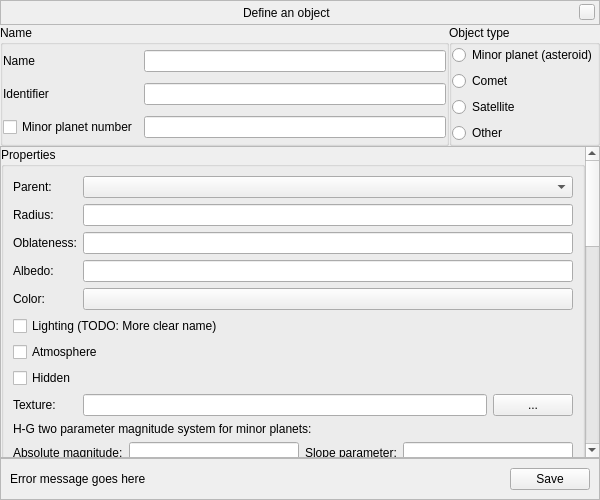
<?xml version="1.0" encoding="UTF-8"?>
<ui version="4.0">
 <class>manualImportWindow</class>
 <widget class="QWidget" name="manualImportWindow">
  <property name="geometry">
   <rect>
    <x>0</x>
    <y>0</y>
    <width>600</width>
    <height>500</height>
   </rect>
  </property>
  <layout class="QGridLayout" name="gridLayoutWindow">
   <property name="margin">
    <number>0</number>
   </property>
   <property name="spacing">
    <number>0</number>
   </property>
   <item row="0" column="0" colspan="2">
    <widget class="BarFrame" name="LocationBar">
     <property name="sizePolicy">
      <sizepolicy hsizetype="Expanding" vsizetype="Minimum">
       <horstretch>0</horstretch>
       <verstretch>0</verstretch>
      </sizepolicy>
     </property>
     <property name="minimumSize">
      <size>
       <width>0</width>
       <height>25</height>
      </size>
     </property>
     <property name="maximumSize">
      <size>
       <width>16777215</width>
       <height>30</height>
      </size>
     </property>
     <property name="focusPolicy">
      <enum>Qt::NoFocus</enum>
     </property>
     <property name="autoFillBackground">
      <bool>false</bool>
     </property>
     <property name="frameShape">
      <enum>QFrame::StyledPanel</enum>
     </property>
     <layout class="QHBoxLayout" name="_2">
      <property name="spacing">
       <number>6</number>
      </property>
      <property name="leftMargin">
       <number>0</number>
      </property>
      <property name="topMargin">
       <number>0</number>
      </property>
      <property name="rightMargin">
       <number>4</number>
      </property>
      <property name="bottomMargin">
       <number>0</number>
      </property>
      <item>
       <spacer name="leftSpacer">
        <property name="orientation">
         <enum>Qt::Horizontal</enum>
        </property>
        <property name="sizeHint" stdset="0">
         <size>
          <width>40</width>
          <height>20</height>
         </size>
        </property>
       </spacer>
      </item>
      <item>
       <widget class="QLabel" name="stelWindowTitle">
        <property name="text">
         <string notr="true" extracomment="The title of the window will be set during runtime">Define an object</string>
        </property>
       </widget>
      </item>
      <item>
       <spacer name="rightSpacer">
        <property name="orientation">
         <enum>Qt::Horizontal</enum>
        </property>
        <property name="sizeHint" stdset="0">
         <size>
          <width>40</width>
          <height>20</height>
         </size>
        </property>
       </spacer>
      </item>
      <item>
       <widget class="QPushButton" name="closeStelWindow">
        <property name="minimumSize">
         <size>
          <width>16</width>
          <height>16</height>
         </size>
        </property>
        <property name="maximumSize">
         <size>
          <width>16</width>
          <height>16</height>
         </size>
        </property>
        <property name="focusPolicy">
         <enum>Qt::NoFocus</enum>
        </property>
        <property name="text">
         <string/>
        </property>
       </widget>
      </item>
     </layout>
    </widget>
   </item>
   <item row="3" column="0" colspan="2">
    <widget class="QFrame" name="frameButton">
     <property name="frameShape">
      <enum>QFrame::StyledPanel</enum>
     </property>
     <property name="frameShadow">
      <enum>QFrame::Raised</enum>
     </property>
     <layout class="QHBoxLayout" name="horizontalLayout">
      <item>
       <widget class="QLabel" name="labelErrorMessage">
        <property name="sizePolicy">
         <sizepolicy hsizetype="Expanding" vsizetype="Preferred">
          <horstretch>0</horstretch>
          <verstretch>0</verstretch>
         </sizepolicy>
        </property>
        <property name="text">
         <string>Error message goes here</string>
        </property>
       </widget>
      </item>
      <item>
       <widget class="QPushButton" name="pushButton">
        <property name="text">
         <string>Save</string>
        </property>
       </widget>
      </item>
     </layout>
    </widget>
   </item>
   <item row="1" column="1">
    <widget class="QGroupBox" name="groupBoxObjectType">
     <property name="title">
      <string>Object type</string>
     </property>
     <property name="alignment">
      <set>Qt::AlignLeading|Qt::AlignLeft|Qt::AlignTop</set>
     </property>
     <layout class="QVBoxLayout" name="verticalLayoutObjectType">
      <property name="margin">
       <number>0</number>
      </property>
      <item>
       <widget class="QRadioButton" name="radioButtonMinorPlanet">
        <property name="text">
         <string>Minor planet (asteroid)</string>
        </property>
       </widget>
      </item>
      <item>
       <widget class="QRadioButton" name="radioButtonComet">
        <property name="text">
         <string>Comet</string>
        </property>
       </widget>
      </item>
      <item>
       <widget class="QRadioButton" name="radioButtonSatellite">
        <property name="text">
         <string>Satellite</string>
        </property>
       </widget>
      </item>
      <item>
       <widget class="QRadioButton" name="radioButton">
        <property name="text">
         <string>Other</string>
        </property>
       </widget>
      </item>
     </layout>
    </widget>
   </item>
   <item row="1" column="0">
    <widget class="QGroupBox" name="groupBoxName">
     <property name="title">
      <string>Name</string>
     </property>
     <property name="alignment">
      <set>Qt::AlignLeading|Qt::AlignLeft|Qt::AlignTop</set>
     </property>
     <layout class="QGridLayout" name="gridLayoutName">
      <property name="margin">
       <number>0</number>
      </property>
      <item row="0" column="0">
       <widget class="QLabel" name="labelName">
        <property name="text">
         <string>Name</string>
        </property>
       </widget>
      </item>
      <item row="0" column="1">
       <widget class="QLineEdit" name="lineEditName"/>
      </item>
      <item row="1" column="0">
       <widget class="QLabel" name="labelIdentifier">
        <property name="text">
         <string>Identifier</string>
        </property>
       </widget>
      </item>
      <item row="1" column="1">
       <widget class="QLineEdit" name="lineEditIdentifier"/>
      </item>
      <item row="2" column="0">
       <widget class="QCheckBox" name="checkBoxMinorPlanetNumber">
        <property name="text">
         <string>Minor planet number</string>
        </property>
       </widget>
      </item>
      <item row="2" column="1">
       <widget class="QLineEdit" name="lineEditMinorPlanetNumber"/>
      </item>
     </layout>
    </widget>
   </item>
   <item row="2" column="0" colspan="2">
    <widget class="QScrollArea" name="scrollArea">
     <property name="widgetResizable">
      <bool>true</bool>
     </property>
     <property name="alignment">
      <set>Qt::AlignLeading|Qt::AlignLeft|Qt::AlignTop</set>
     </property>
     <widget class="QWidget" name="scrollAreaWidgetContents">
      <property name="geometry">
       <rect>
        <x>0</x>
        <y>0</y>
        <width>582</width>
        <height>1147</height>
       </rect>
      </property>
      <layout class="QVBoxLayout" name="verticalLayoutScroll">
       <property name="margin">
        <number>0</number>
       </property>
       <item>
        <widget class="QGroupBox" name="groupBoxProperties">
         <property name="title">
          <string>Properties</string>
         </property>
         <layout class="QGridLayout" name="gridLayout_4">
          <item row="0" column="0">
           <widget class="QLabel" name="labelParent">
            <property name="text">
             <string>Parent:</string>
            </property>
           </widget>
          </item>
          <item row="0" column="1" colspan="2">
           <widget class="QComboBox" name="comboBoxParent"/>
          </item>
          <item row="1" column="0">
           <widget class="QLabel" name="labelRadius">
            <property name="text">
             <string>Radius:</string>
            </property>
           </widget>
          </item>
          <item row="1" column="1" colspan="2">
           <widget class="QLineEdit" name="lineEditRadius"/>
          </item>
          <item row="2" column="0">
           <widget class="QLabel" name="labelOblateness">
            <property name="text">
             <string>Oblateness:</string>
            </property>
           </widget>
          </item>
          <item row="2" column="1" colspan="2">
           <widget class="QLineEdit" name="lineEditOblateness"/>
          </item>
          <item row="3" column="0">
           <widget class="QLabel" name="labelAlbedo">
            <property name="text">
             <string>Albedo:</string>
            </property>
           </widget>
          </item>
          <item row="3" column="1" colspan="2">
           <widget class="QLineEdit" name="lineEditAlbedo"/>
          </item>
          <item row="4" column="0">
           <widget class="QLabel" name="labelColor">
            <property name="text">
             <string>Color:</string>
            </property>
           </widget>
          </item>
          <item row="4" column="1" colspan="2">
           <widget class="QPushButton" name="pushButtonSelectColor"/>
          </item>
          <item row="5" column="0" colspan="3">
           <widget class="QCheckBox" name="checkBoxLighting">
            <property name="text">
             <string>Lighting (TODO: More clear name)</string>
            </property>
           </widget>
          </item>
          <item row="6" column="0" colspan="3">
           <widget class="QCheckBox" name="checkBoxAtmosphere">
            <property name="text">
             <string>Atmosphere</string>
            </property>
           </widget>
          </item>
          <item row="7" column="0" colspan="3">
           <widget class="QCheckBox" name="checkBoxHidden">
            <property name="text">
             <string>Hidden</string>
            </property>
           </widget>
          </item>
          <item row="8" column="0">
           <widget class="QLabel" name="labelTexture">
            <property name="text">
             <string>Texture:</string>
            </property>
           </widget>
          </item>
          <item row="8" column="1">
           <widget class="QLineEdit" name="lineEditTexture"/>
          </item>
          <item row="8" column="2">
           <widget class="QPushButton" name="pushButtonBrowseTexture">
            <property name="text">
             <string>...</string>
            </property>
           </widget>
          </item>
          <item row="9" column="0" colspan="3">
           <widget class="QFrame" name="frameMagnitude">
            <layout class="QGridLayout" name="gridLayoutMagnitude">
             <property name="margin">
              <number>0</number>
             </property>
             <item row="1" column="0">
              <widget class="QLabel" name="labelAbsoluteMagnitude">
               <property name="text">
                <string>Absolute magnitude:</string>
               </property>
              </widget>
             </item>
             <item row="1" column="1">
              <widget class="QLineEdit" name="lineEditAbsoluteMagnitude"/>
             </item>
             <item row="1" column="2">
              <widget class="QLabel" name="labelSlopeParameter">
               <property name="text">
                <string>Slope parameter:</string>
               </property>
              </widget>
             </item>
             <item row="1" column="3">
              <widget class="QLineEdit" name="lineEditSlopeParameter"/>
             </item>
             <item row="2" column="0" colspan="4">
              <widget class="QPushButton" name="pushButtonCalculateRadius">
               <property name="text">
                <string>Calculate the object's radius from the absolute magnitude and the current albedo</string>
               </property>
              </widget>
             </item>
             <item row="0" column="0" colspan="4">
              <widget class="QLabel" name="labelMagnitudeSystem">
               <property name="text">
                <string>H-G two parameter magnitude system for minor planets:</string>
               </property>
              </widget>
             </item>
            </layout>
           </widget>
          </item>
         </layout>
        </widget>
       </item>
       <item>
        <widget class="QGroupBox" name="groupBoxOrbitalElements">
         <property name="title">
          <string>Orbital elements</string>
         </property>
         <layout class="QGridLayout" name="gridLayoutOrbitalElements">
          <property name="margin">
           <number>0</number>
          </property>
          <item row="0" column="0" colspan="2">
           <widget class="QLabel" name="labelOrbitType">
            <property name="text">
             <string>Orbital function type:</string>
            </property>
           </widget>
          </item>
          <item row="1" column="0" colspan="2">
           <widget class="QRadioButton" name="radioButtonCometaryOrbit">
            <property name="text">
             <string>Cometary orbit</string>
            </property>
           </widget>
          </item>
          <item row="2" column="0" colspan="2">
           <widget class="QRadioButton" name="radioButtonEllipticOrbit">
            <property name="text">
             <string>Elliptic orbit</string>
            </property>
           </widget>
          </item>
          <item row="4" column="0">
           <widget class="QLabel" name="labelEccentricity">
            <property name="text">
             <string>Eccentricity (%1):</string>
            </property>
           </widget>
          </item>
          <item row="4" column="1">
           <widget class="QLineEdit" name="lineEditEccentricity">
            <property name="text">
             <string>0</string>
            </property>
           </widget>
          </item>
          <item row="5" column="0">
           <widget class="QLabel" name="labelInclination">
            <property name="text">
             <string>Inclination (degrees):</string>
            </property>
           </widget>
          </item>
          <item row="5" column="1">
           <widget class="QLineEdit" name="lineEditInclination"/>
          </item>
          <item row="6" column="0">
           <widget class="QLabel" name="labelLongitudeOfTheAscendingNode">
            <property name="text">
             <string>Longitude of the ascending node %1:</string>
            </property>
           </widget>
          </item>
          <item row="6" column="1">
           <widget class="QLineEdit" name="lineEditLongitudeOfTheAscendingNode"/>
          </item>
          <item row="7" column="0" colspan="2">
           <widget class="QFrame" name="framePeriapsis">
            <layout class="QGridLayout" name="gridLayoutPeriapsis">
             <property name="margin">
              <number>0</number>
             </property>
             <item row="0" column="0">
              <widget class="QRadioButton" name="radioButtonArgumentOfPeriapsis">
               <property name="text">
                <string>Argument of periapsis %1:</string>
               </property>
              </widget>
             </item>
             <item row="0" column="1">
              <widget class="QLineEdit" name="lineEditArgumentOfPeriapsis"/>
             </item>
             <item row="1" column="0">
              <widget class="QRadioButton" name="radioButtonLongitudeOfPeriapsis">
               <property name="text">
                <string>Longitude of periapsis %1:</string>
               </property>
              </widget>
             </item>
             <item row="1" column="1">
              <widget class="QLineEdit" name="lineEditLongitudeOfPeriapsis"/>
             </item>
            </layout>
           </widget>
          </item>
          <item row="8" column="0" colspan="2">
           <widget class="QFrame" name="frameSemiMajorAxis">
            <layout class="QGridLayout" name="gridLayoutSemiMajorAxis">
             <property name="margin">
              <number>0</number>
             </property>
             <item row="0" column="1">
              <widget class="QLineEdit" name="lineEditSemiMajorAxis"/>
             </item>
             <item row="1" column="1">
              <widget class="QLineEdit" name="lineEditPeriapsisDistance"/>
             </item>
             <item row="0" column="0">
              <widget class="QRadioButton" name="radioButtonSemiMajorAxis">
               <property name="text">
                <string>Semi-major axis %1:</string>
               </property>
              </widget>
             </item>
             <item row="1" column="0">
              <widget class="QRadioButton" name="radioButtonPeriapsisDistance">
               <property name="text">
                <string>Periapsis distance %1:</string>
               </property>
              </widget>
             </item>
            </layout>
           </widget>
          </item>
          <item row="9" column="0" colspan="2">
           <widget class="QFrame" name="framePeriod">
            <layout class="QGridLayout" name="gridLayoutPeriod">
             <property name="margin">
              <number>0</number>
             </property>
             <item row="0" column="0">
              <widget class="QCheckBox" name="checkBoxPeriod">
               <property name="text">
                <string>Period:</string>
               </property>
              </widget>
             </item>
             <item row="0" column="1">
              <widget class="QLineEdit" name="lineEditPeriod"/>
             </item>
             <item row="1" column="0">
              <widget class="QCheckBox" name="checkBoxMeanMotion">
               <property name="text">
                <string>Mean motion:</string>
               </property>
              </widget>
             </item>
             <item row="1" column="1">
              <widget class="QLineEdit" name="lineEditMeanMotion"/>
             </item>
            </layout>
           </widget>
          </item>
          <item row="10" column="0" colspan="2">
           <widget class="QFrame" name="frameEpoch">
            <layout class="QGridLayout" name="gridLayoutEpoch">
             <property name="margin">
              <number>0</number>
             </property>
             <item row="0" column="1">
              <widget class="QLineEdit" name="lineEditEpoch"/>
             </item>
             <item row="1" column="1">
              <widget class="QLineEdit" name="lineEditTimeOfPeriapsis"/>
             </item>
             <item row="1" column="2">
              <widget class="QDateTimeEdit" name="dateTimeEditTimeOfPeriapsis">
               <property name="displayFormat">
                <string notr="true">YYYY-MM-dd HH:mm</string>
               </property>
               <property name="calendarPopup">
                <bool>true</bool>
               </property>
              </widget>
             </item>
             <item row="0" column="2">
              <widget class="QDateTimeEdit" name="dateTimeEditEpoch">
               <property name="displayFormat">
                <string notr="true">YYYY-MM-dd HH:mm</string>
               </property>
               <property name="calendarPopup">
                <bool>true</bool>
               </property>
              </widget>
             </item>
             <item row="0" column="0">
              <widget class="QRadioButton" name="radioButtonEpoch">
               <property name="text">
                <string>Epoch:</string>
               </property>
              </widget>
             </item>
             <item row="1" column="0">
              <widget class="QRadioButton" name="radioButtonTimeOfPeriapsis">
               <property name="text">
                <string>Time of periapsis passage:</string>
               </property>
              </widget>
             </item>
            </layout>
           </widget>
          </item>
          <item row="11" column="0" colspan="2">
           <widget class="QFrame" name="frameMeanAnomaly">
            <layout class="QGridLayout" name="gridLayout_2">
             <property name="margin">
              <number>0</number>
             </property>
             <item row="1" column="1">
              <widget class="QLineEdit" name="lineEditMeanAnomaly"/>
             </item>
             <item row="2" column="1">
              <widget class="QLineEdit" name="lineEditMeanLongitude"/>
             </item>
             <item row="1" column="0">
              <widget class="QRadioButton" name="radioButtonMeanAnomaly">
               <property name="text">
                <string>Mean anomaly:</string>
               </property>
              </widget>
             </item>
             <item row="2" column="0">
              <widget class="QRadioButton" name="radioButtonMeanLongitude">
               <property name="text">
                <string>Mean longitude:</string>
               </property>
              </widget>
             </item>
            </layout>
           </widget>
          </item>
          <item row="3" column="0">
           <widget class="QRadioButton" name="radioButton_2">
            <property name="text">
             <string>Object-specific:</string>
            </property>
           </widget>
          </item>
          <item row="3" column="1">
           <widget class="QComboBox" name="comboBox_2"/>
          </item>
         </layout>
        </widget>
       </item>
       <item>
        <widget class="QGroupBox" name="groupBoxRotationalElements">
         <property name="title">
          <string>Rotational elements</string>
         </property>
         <layout class="QGridLayout" name="gridLayout">
          <item row="0" column="0">
           <widget class="QCheckBox" name="checkBoxObliquity">
            <property name="text">
             <string>Obliquity</string>
            </property>
           </widget>
          </item>
         </layout>
        </widget>
       </item>
       <item>
        <widget class="QGroupBox" name="groupBoxRings">
         <property name="title">
          <string>Rings</string>
         </property>
         <property name="checkable">
          <bool>true</bool>
         </property>
         <property name="checked">
          <bool>false</bool>
         </property>
         <layout class="QGridLayout" name="gridLayout_3">
          <item row="0" column="0">
           <widget class="QLabel" name="labelInnerSize">
            <property name="text">
             <string>Inner size:</string>
            </property>
           </widget>
          </item>
          <item row="1" column="0" colspan="2">
           <widget class="QLabel" name="labelOuterSize">
            <property name="text">
             <string>Outer size:</string>
            </property>
           </widget>
          </item>
          <item row="2" column="0">
           <widget class="QLabel" name="labelRingTexture">
            <property name="text">
             <string>Texture:</string>
            </property>
           </widget>
          </item>
          <item row="2" column="1">
           <widget class="QLineEdit" name="lineEditRingTexture"/>
          </item>
          <item row="2" column="2">
           <widget class="QPushButton" name="pushButtonBrowseRingTexture">
            <property name="text">
             <string>...</string>
            </property>
           </widget>
          </item>
         </layout>
        </widget>
       </item>
      </layout>
     </widget>
    </widget>
   </item>
  </layout>
 </widget>
 <customwidgets>
  <customwidget>
   <class>BarFrame</class>
   <extends>QFrame</extends>
   <header>Dialog.hpp</header>
   <container>1</container>
  </customwidget>
 </customwidgets>
 <resources/>
 <connections/>
</ui>
